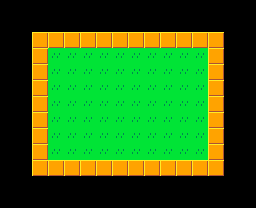

Tiled map render using the project's own tile images. Description and the whole map definition, tile-layer contents included, below:
An orthogonal 16x13 tile map with 16x16 px tiles, 1 tile layer (Tile Layer 1).

<map version="1.2" tiledversion="1.3.4" orientation="orthogonal" renderorder="right-down" width="16" height="13" tilewidth="16" tileheight="16" infinite="0" nextlayerid="2" nextobjectid="1">
 <editorsettings>
  <export target="dialog.json" format="json" />
 </editorsettings>
 <tileset firstgid="1" name="level1" tilewidth="16" tileheight="16" tilecount="16" columns="4">
  <image source="../images/level1.png" width="64" height="64" />
  <tile id="0" type="wall" />
 </tileset>
 <layer id="1" name="Tile Layer 1" width="16" height="13">
  <data encoding="csv">
0,0,0,0,0,0,0,0,0,0,0,0,0,0,0,0,
0,0,0,0,0,0,0,0,0,0,0,0,0,0,0,0,
0,0,1,1,1,1,1,1,1,1,1,1,1,1,0,0,
0,0,1,2,2,2,2,2,2,2,2,2,2,1,0,0,
0,0,1,2,2,2,2,2,2,2,2,2,2,1,0,0,
0,0,1,2,2,2,2,2,2,2,2,2,2,1,0,0,
0,0,1,2,2,2,2,2,2,2,2,2,2,1,0,0,
0,0,1,2,2,2,2,2,2,2,2,2,2,1,0,0,
0,0,1,2,2,2,2,2,2,2,2,2,2,1,0,0,
0,0,1,2,2,2,2,2,2,2,2,2,2,1,0,0,
0,0,1,1,1,1,1,1,1,1,1,1,1,1,0,0,
0,0,0,0,0,0,0,0,0,0,0,0,0,0,0,0,
0,0,0,0,0,0,0,0,0,0,0,0,0,0,0,0
</data>
 </layer>
</map>